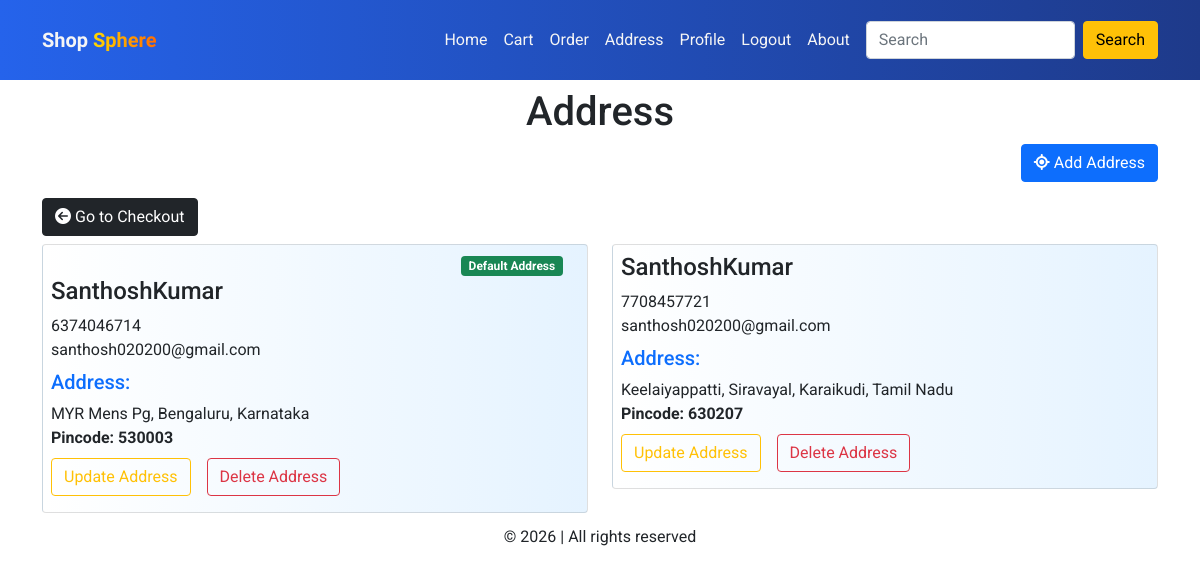
/order/address/ (signed in), run on the app's committed database.
### order/models.py (models this page shows)
class AddressModel(models.Model):
    host=models.ForeignKey(User,on_delete=models.CASCADE)
    full_name = models.CharField(max_length=100)
    phone_no =models.CharField(max_length=13)
    email=models.EmailField()
    address = models.CharField(max_length=50)
    city = models.CharField(max_length=50)
    state = models.CharField(max_length=50)
    pinCode=models.CharField(max_length=6)
    is_default = models.BooleanField(default=False)
    created_at = models.DateTimeField(auto_now_add=True)

### order/views.py (the view)
# urls.py: path('address/',address,name='address'),
@login_required(login_url='login_')
def address(request):
    detail=AddressModel.objects.filter(host_id=request.user.id)
    return render(request,'address.html',{'detail':detail})

### order/templates/address.html (shortened to what this page needs)
{% extends 'main.html' %}
{% load static %}
{% block title %}
    <link rel="stylesheet" href="{% static 'styles/address.css' %}">
{% endblock %}
{% block content %}
    <div class="container">
        <div>
            <h1 class="text-center my-2">Address</h1>
        </div>
        <div class="text-end my-2"><a href="{% url 'addaddress' %}" class="btn btn-primary"><i class="fa-solid fa-location-crosshairs me-1"></i>Add Address</a></div>
        <a href="{% url 'checkout' %}" class="btn btn-dark my-2"><i class="fa-solid fa-circle-arrow-left me-1"></i>Go to Checkout</a>
        <div class="row">
            {% for i in detail %}
            <div class="col-12 col-lg-6">
                    <div class="card p-2 address-cart">
                    {% if i.is_default %}
                        <div class="text-end me-3"><span class="badge bg-success">Default Address</span></div>
                    {% endif %}
                    <div class="h4">
                        {{i.full_name}}
                    </div>
                    <div>{{i.phone_no}}</div>
                    <div>{{i.email}}</div>
                    <h5 class="mt-2 text-primary">Address: </h5>
                    <div>{{i.address}}, {{i.city}}, {{i.state}}</div>
                    <div class="fw-bold">Pincode: {{i.pinCode}}</div>
                    <div class="d-flex">
                        <a href="{% url 'updateAddress' i.id %}" class="btn btn-outline-warning my-2 me-3">Update Address</a>
                        <a href="{% url 'deleteAddress' i.id %}" class="btn btn-outline-danger my-2">Delete Address</a>
                    </div>
                    </div>
                </div>
                {% endfor %}
        </div>
    </div>
{% endblock %}

### static/styles/mainStyle.css (style rules this page uses)
* { margin: 0; padding: 0; box-sizing: border-box; font-family: "Roboto", sans-serif; font-optical-sizing: auto; font-weight: normal; font-style: normal; transition: 0.3s; }

### order/static/styles/address.css (style rules this page uses)
.address-cart { background: linear-gradient(to right, white,rgb(229, 243, 255)); }

### data on the page
AddressModel: is_default "Default Address", full_name "SanthoshKumar", phone_no "6374046714", email "santhosh020200@gmail.com", address "MYR Mens Pg", city "Bengaluru", state "Karnataka", pinCode "530003"
AddressModel: full_name "SanthoshKumar", phone_no "7708457721", email "santhosh020200@gmail.com", address "Keelaiyappatti, Siravayal", city "Karaikudi", state "Tamil Nadu", pinCode "630207"
